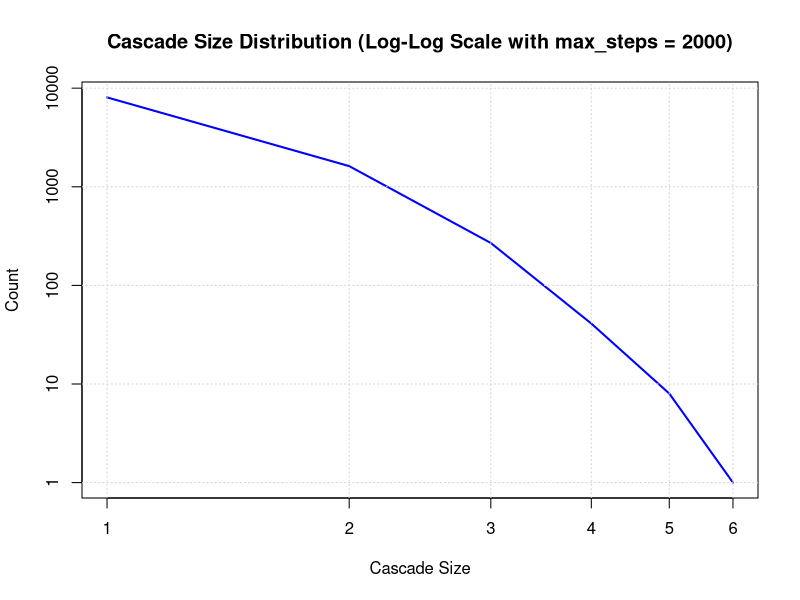

Recreate this plot in R.
library(igraph)

# ICM simulation with max step limit
icm_simulation <- function(graph, seed_node, activation_prob, max_steps = 2000) {
  V(graph)$active <- 0
  V(graph)[seed_node]$active <- 1
  newly_active <- seed_node
  
  step <- 0
  while (length(newly_active) > 0 && step < max_steps) {
    step <- step + 1
    next_active <- c()
    
    for (node in newly_active) {
      inactive_neighbors <- neighbors(graph, node)[V(graph)[neighbors(graph, node)]$active == 0]
      for (neighbor in inactive_neighbors) {
        if (runif(1) <= activation_prob) {
          V(graph)[neighbor]$active <- 1
          next_active <- c(next_active, neighbor)
        }
      }
    }
    newly_active <- unique(next_active)
  }
  
  return(sum(V(graph)$active))  # Return cascade size
}

# Parameters
set.seed(42)                    # For reproducibility
ring <- make_ring(100)         # Use a larger graph
seed_node <- 1
activation_prob <- 0.1
max_steps <- 2000
u <- 10000                     # Number of simulations

# Run Monte Carlo simulations
cascade_sizes <- numeric(u)
for (i in 1:u) {
  cascade_sizes[i] <- icm_simulation(ring, seed_node, activation_prob, max_steps)
}

# Frequency table
cascade_freq <- table(cascade_sizes)

# Prepare data for log-log plot
x <- as.numeric(names(cascade_freq))
y <- as.numeric(cascade_freq)

# Plot on log-log scale
plot(x, y,
     log = "xy", col = "blue", type = "l", lwd = 2,
     xlab = "Cascade Size",
     ylab = "Count",
     main = "Cascade Size Distribution (Log-Log Scale with max_steps = 2000)")
grid()
